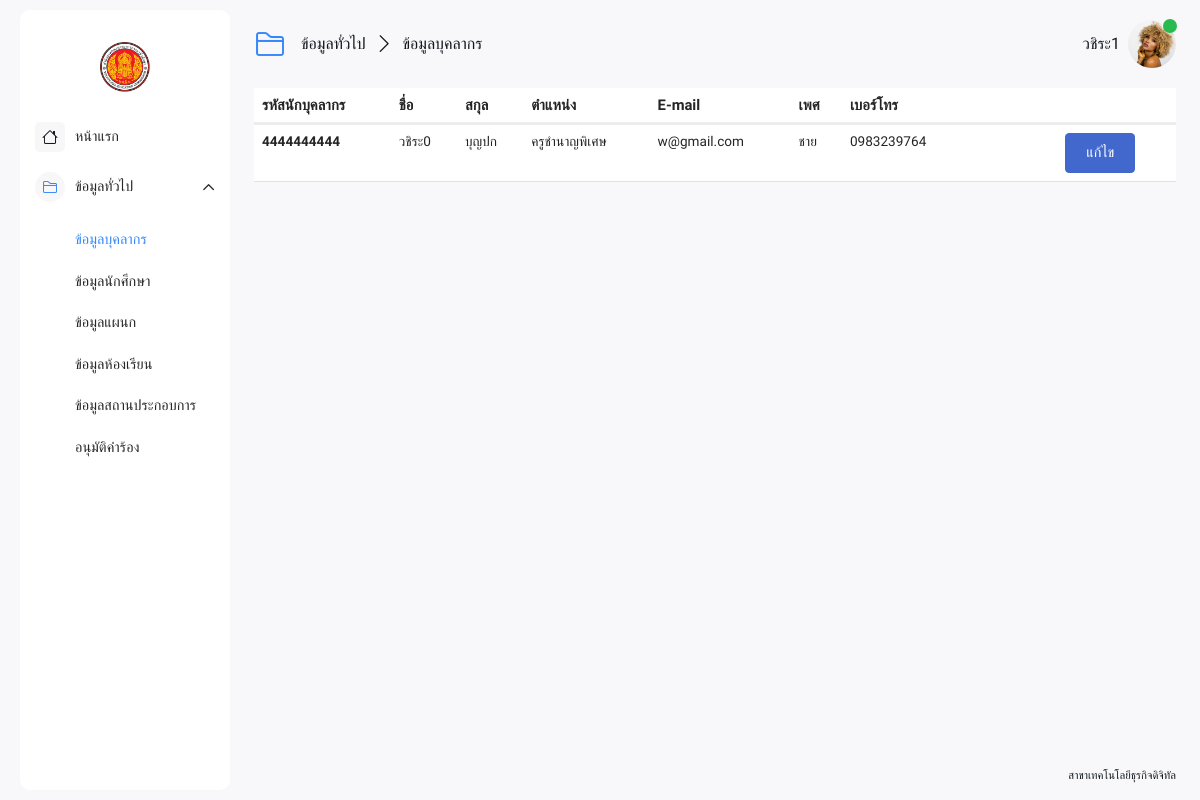
The app's page /teacher/Hearder/crud/showdata_teacher.php (signed in) with its own data.
### tables this page shows
CREATE TABLE `major` (
  `M_ID` varchar(15) NOT NULL,
  `M_Name` varchar(100) NOT NULL,
  `M_college` varchar(225) NOT NULL,
  `M_img` varchar(225) NOT NULL,
  `M_address` text NOT NULL
);

CREATE TABLE `teacher` (
  `T_ID` varchar(10) NOT NULL,
  `T_fname` varchar(50) NOT NULL,
  `T_lname` varchar(50) NOT NULL,
  `T_position` varchar(50) NOT NULL,
  `T_address` text NOT NULL,
  `T_birthday` date NOT NULL,
  `T_img` varchar(225) NOT NULL,
  `T_status` varchar(1) NOT NULL,
  `T_phone` varchar(10) NOT NULL,
  `T_email` varchar(100) NOT NULL,
  `T_gender` varchar(10) NOT NULL,
  `T_password` varchar(15) NOT NULL,
  `T_username` varchar(15) NOT NULL
);

### config/show_data.php (called while the page is built, shortened)
<?php
function getuserT($conn, $username) {
    try {
        $sql = "SELECT * FROM teacher WHERE T_username = :T_username ";
        $stmt = $conn->prepare($sql);
        $stmt->bindParam(':T_username', $username);
        $stmt->execute();
        $result = $stmt->fetch(PDO::FETCH_ASSOC);
        return $result;
    } catch (PDOException $e) {
        echo "Error: " . $e->getMessage();
        return false;
    }
}
function getmajor($conn) {
    try {
        $sql = "SELECT * FROM major ";
        $stmt = $conn->prepare($sql);
        $stmt->execute();
        $result = $stmt->fetch(PDO::FETCH_ASSOC);
        return $result;
    } catch (PDOException $e) {
        echo "Error: " . $e->getMessage();
        return false;
    }
}
function getteacherall($conn) {
    try {
        $sqlT = "SELECT * FROM teacher WHERE T_status = 0";
        $stmtT = $conn->prepare($sqlT);
        $stmtT->execute();
        $result = $stmtT->fetchAll(PDO::FETCH_ASSOC);
        return $result;
    } catch (PDOException $e) {
        echo "Error: " . $e->getMessage();
        return false;
    }
}
?>

### teacher/Hearder/crud/showdata_teacher.php (the view, shortened to what this page needs)
<?php
require_once '../../services_teacher/conndb.php';
require_once '../../../config/show_data.php';
echo '
<script src="https://cdn.jsdelivr.net/npm/sweetalert2@11"></script>
<script src="https://code.jquery.com/jquery-2.1.3.min.js"></script>
<script src="https://cdnjs.cloudflare.com/ajax/libs/sweetalert/1.1.3/sweetalert-dev.js"></script>
<link rel="stylesheet" href="https://cdnjs.cloudflare.com/ajax/libs/sweetalert/1.1.3/sweetalert.css">';
$user = getuserT($conn,$_SESSION['username']);
$getteacherall = getteacherall($conn);
$stmtD = getmajor($conn);
?>
<!doctype html>
<html lang="en">
<head>
    <link rel="stylesheet" href="../../../assets/css/animate.css">
    <link rel="stylesheet" href="https://cdnjs.cloudflare.com/ajax/libs/limonte-sweetalert2/11.3.4/sweetalert2.min.css">
    <link rel="stylesheet" href="../../../assets/fonts/bootstrap/bootstrap-icons.css">
    <link rel="stylesheet" href="../../../assets/css/main.min.css">
    <link rel="stylesheet" href="../../../assets/vendor/overlay-scroll/OverlayScrollbars.min.css">
</head>
<body id="fonts">
<div class="page-wrapper">
    <nav class="sidebar-wrapper">
        <div class="sidebar-brand">
            <a href="../../index.php" class="logo">
                <span class="avatar">
                    <img src="../../../upload_img/<?php echo $stmtD['M_img'];?>" alt="Admin Dashboards" style="width: auto;height: 100px"/>
                </span>
            </a>
        </div>
        <div class="sidebar-menu">
            <div class="sidebarMenuScroll">
                <ul>
                    <li class="">
                        <a href="../../index.php">
                            <i class="bi bi-house"></i>
                            <span class="menu-text">หน้าแรก</span>
                        </a>
                    </li>
                    <li class="sidebar-dropdown active">
                        <a href="#">
                            <i class="bi bi-folder2"></i>
                            <span class="menu-text">ข้อมูลทั่วไป</span>
                        </a>
                        <div class="sidebar-submenu">
                            <ul>
                                <?php
                                if ($user['T_status'] == '1' ) {
                                    ?>
                                    <li>
                                        <a href="showdata_teacher.php" class="current-page">ข้อมูลบุคลากร</a>
                                    </li>
                                    <li>
                                        <a href="showdata_student.php">ข้อมูลนักศึกษา</a>
                                    </li>
                                    <li>
                                        <a href="showdata_major.php">ข้อมูลแผนก</a>
                                    </li>
                                    <li>
                                        <a href="showdata_room.php">ข้อมูลห้องเรียน</a>
                                    </li>
                                    <li>
                                        <a href="showdata_company.php" >ข้อมูลสถานประกอบการ</a>
                                    </li>
                                    <li>
                                        <a href="showdata_request.php" >อนุมัติคำร้อง</a>
                                    </li>
                                    <?php
                                }
                                ?>
                            </ul>
                        </div>
                    </li>
                </ul>
            </div>
        </div>
    </nav>
    <div class="main-container">
        <div class="page-header">
            <ol class="breadcrumb d-md-flex d-none" >
                <li class="breadcrumb-item">
                    <i class="bi bi-folder2"></i>
                    <a href="showdata_teacher.php">ข้อมูลทั่วไป</a>
                </li>
                <li class="breadcrumb-item breadcrumb-active" aria-current="page">ข้อมูลบุคลากร</li>
            </ol>
            <div class="header-actions-container">
                <div>
                    <ul class="header-actions">
                        <li class="dropdown">
                            <a href="#" id="userSettings" class="user-settings" data-toggle="dropdown" aria-haspopup="true">
                                <span class="user-name d-none d-md-block"><?php echo $user['T_fname']; ?></span>
                                <span class="avatar">
                                <img src="../../img/<?php echo $user['T_img']; ?>" alt="Admin Templates">
                                <span class="status online"></span>
                            </span>
                            </a>
                        </li>
                    </ul>
                </div>
            </div>
        </div>
        <div class="content-wrapper-scroll">
            <div class="content-wrapper">
                <div class="card-body">
                    <div class="table-responsive">
                        <table class="table m-0">
                            <thead>
                            <tr>
                                <th>รหัสนักบุคลากร</th>
                                <th>ชื่อ</th>
                                <th>สกุล</th>
                                <th>ตำแหน่ง</th>
                                <th>E-mail</th>
                                <th>เพศ</th>
                                <th>เบอร์โทร</th>
                                <th> </th>
                                <th> </th>
                                <th> </th>
                                <th> </th>
                                <th> </th>
                            </tr>
                            </thead>
                            <tbody>
                            <?php foreach ($getteacherall as $teacher) { ?>
                                <tr>
                                    <th><?=$teacher['T_ID'];?></th>
                                    <td><?=$teacher['T_fname'];?></td>
                                    <td><?=$teacher['T_lname'];?></td>
                                    <td><?=$teacher['T_position'];?></td>
                                    <td><?=$teacher['T_email'];?></td>
                                    <td><?=$teacher['T_gender'];?></td>
                                    <td><?=$teacher['T_phone'];?></td>
                                    <td></td>
                                    <td></td>
                                    <td></td>
                                    <td></td>
                                    <td >
                                        <a href="editFrom_teacher.php?T_ID=<?=$teacher['T_ID'];?>"><button class="btn btn-primary">แก้ไข</button></a>
                                    </td>
                                </tr>
                            <?php } ?>
                            </tbody>
                        </table>
                    </div>
                </div>
            </div>
            <div class="app-footer">
                <span>สาขาเทคโนโลยีธุรกิจดิจิทัล</span>
            </div>
        </div>
    </div>
</body>
</html>

### teacher/Hearder/crud/showdata_teacher.php (style rules this page uses)
#fonts { font-family: 'Mitr', sans-serif; }

### records on screen
major: M_img (picture)
teacher: T_fname "วชิระ1", T_img (picture)
teacher: T_ID "4444444444", T_fname "วชิระ0", T_lname "บุญปก", T_position "ครูชำนาญพิเศษ", T_email "w@gmail.com", T_gender "ชาย", T_phone "0983239764"
